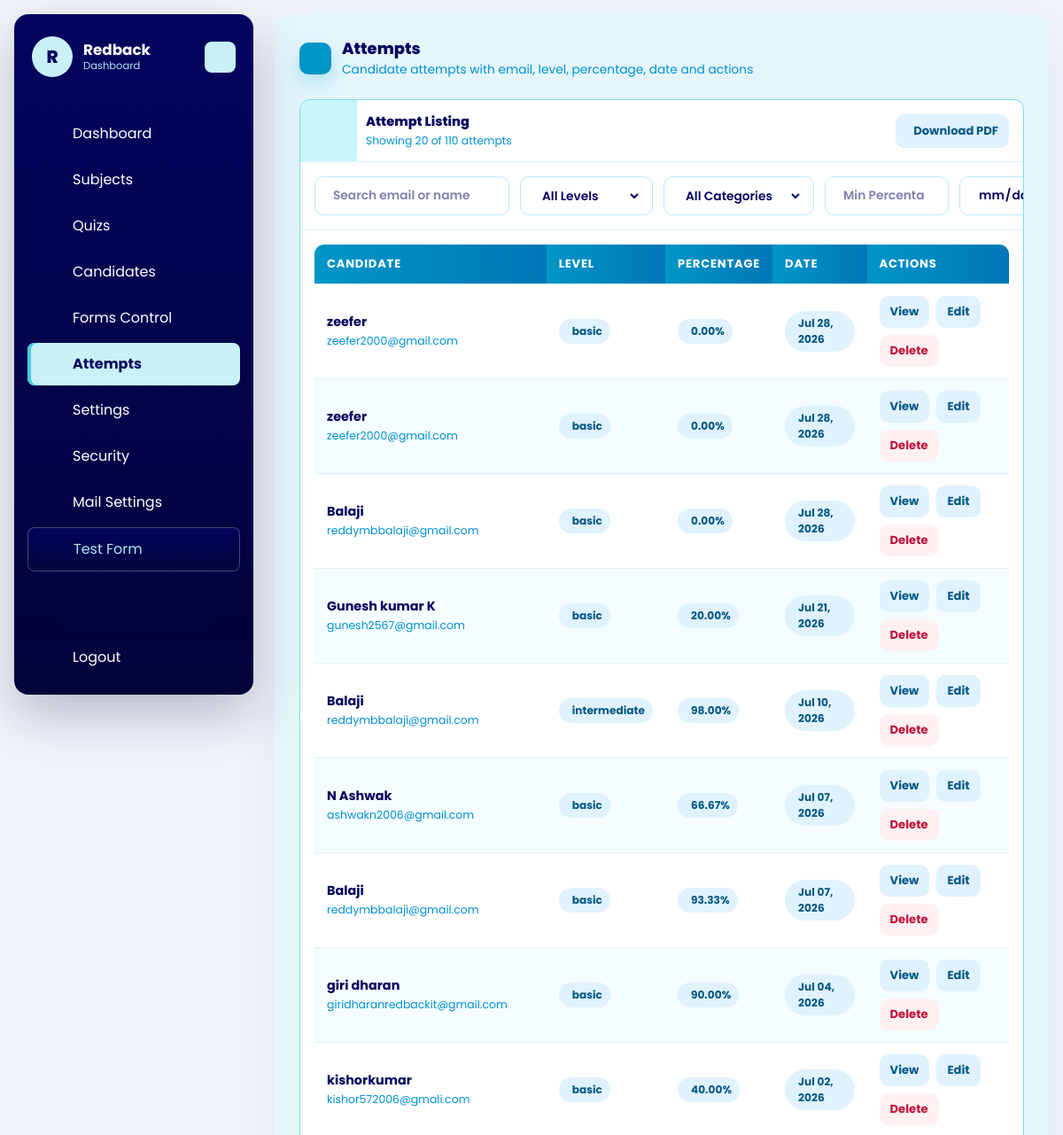
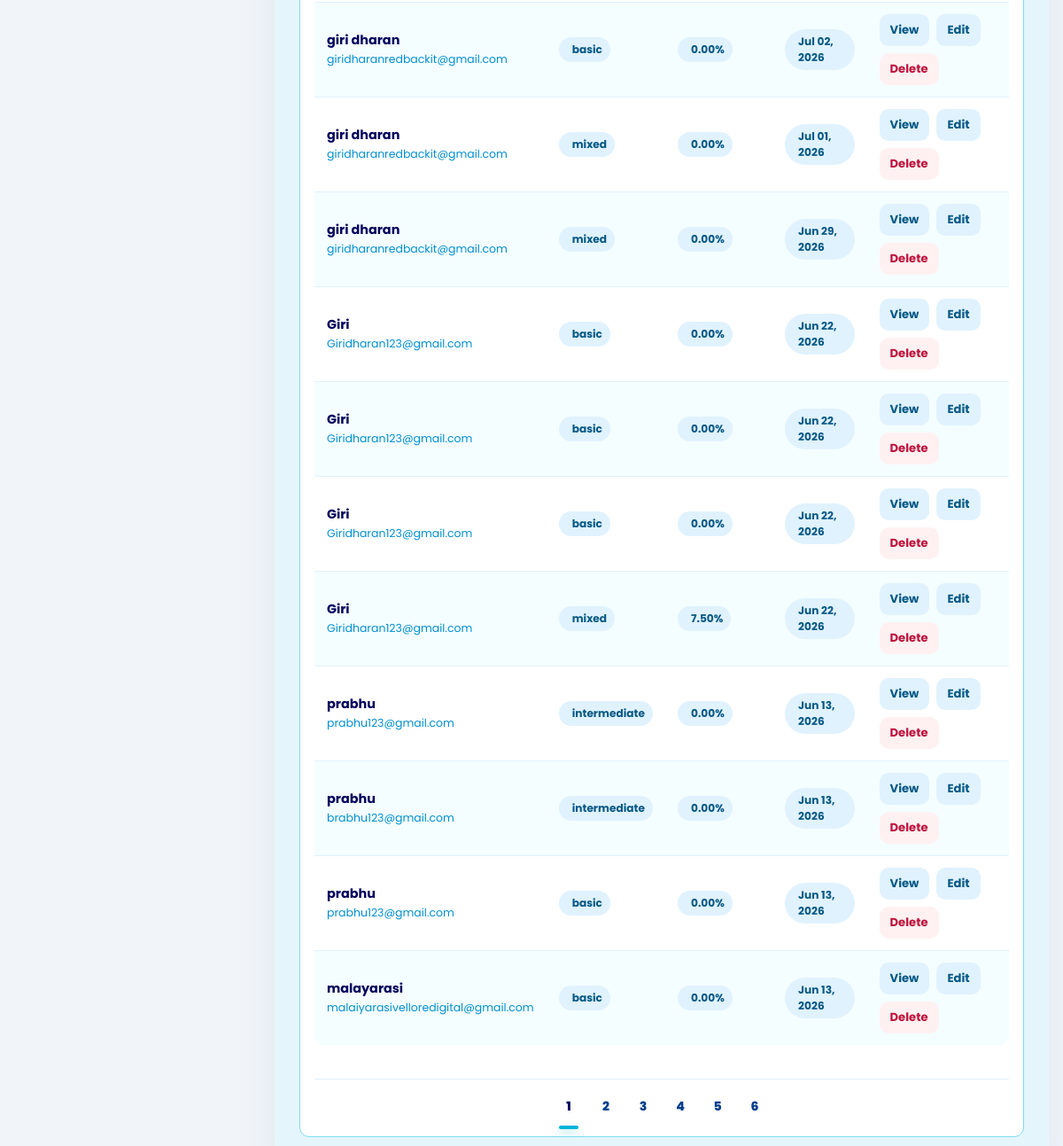
/dashboard/attempts/ (signed in), run on an earlier commit of the app's database (2 pictures, top to bottom).
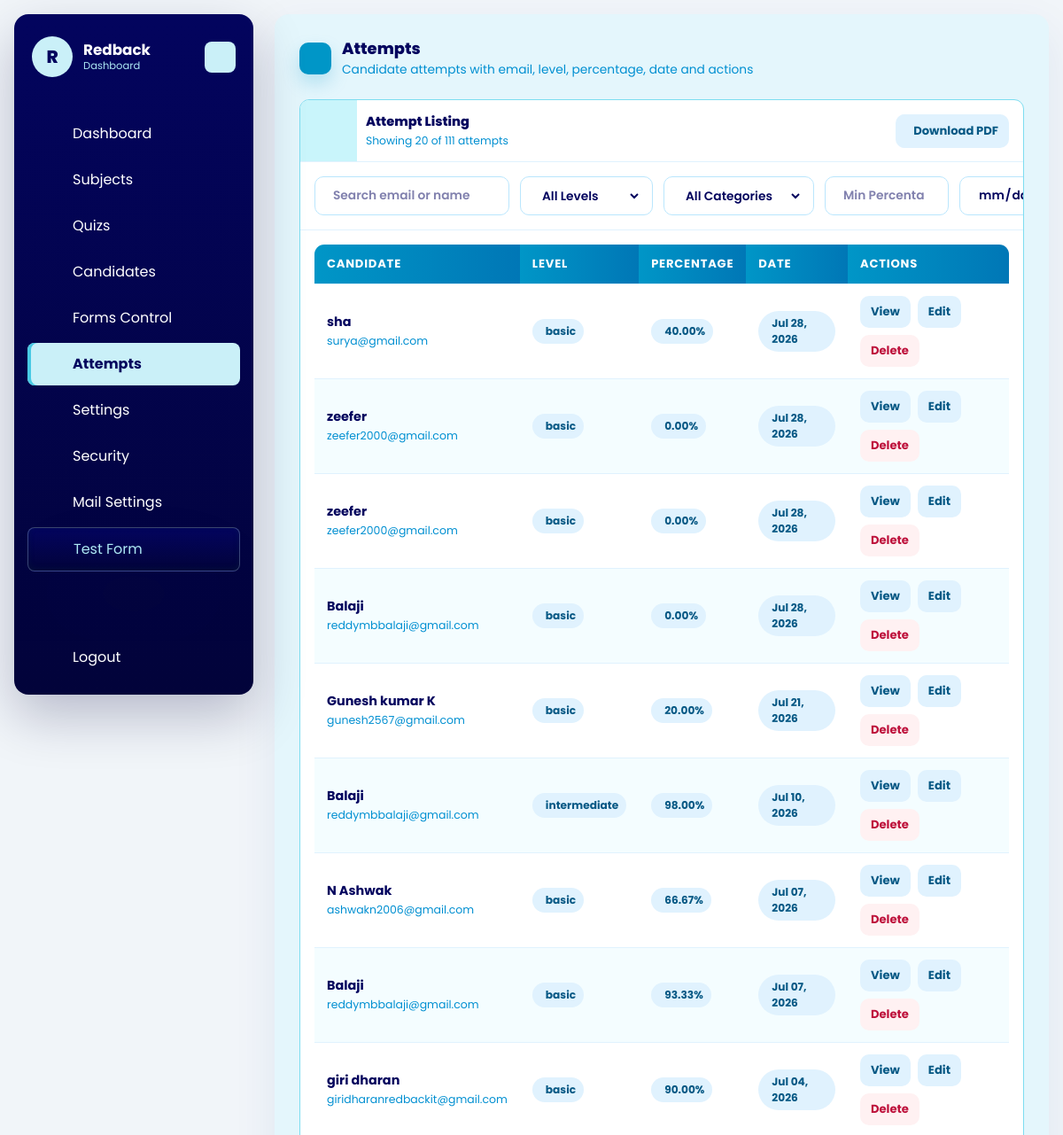
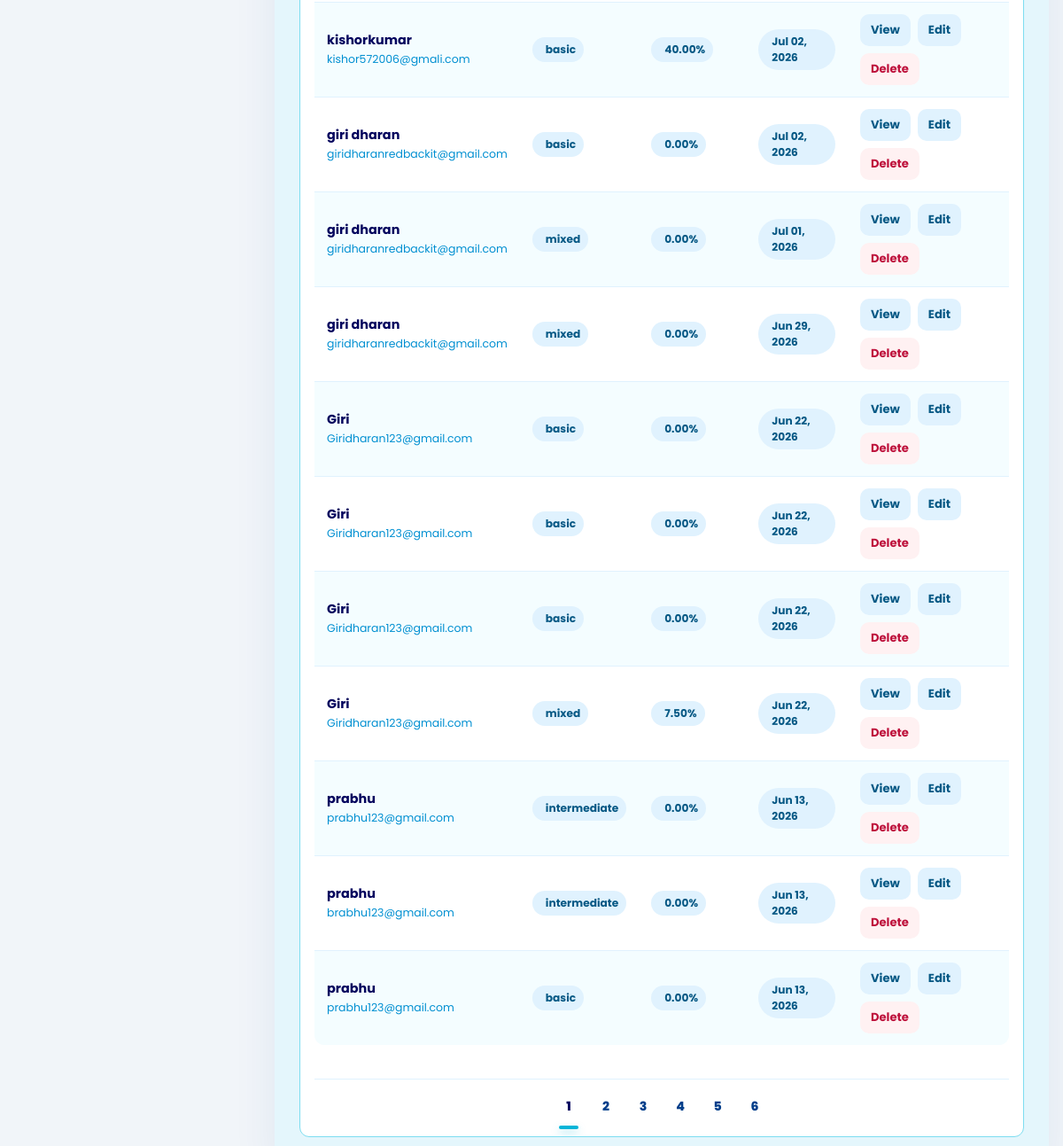
And on a later commit of the database (2 pictures, top to bottom).
### quiz/models.py (models this page shows, shortened)
class CandidateTestAttempt(models.Model):
    SESSION_SINGLE = 'single'
    SESSION_MULTI = 'multi'
    TEST_CATEGORY_INTERVIEW = 'interview_qizze'
    TEST_CATEGORY_ACADEMY = 'academy_mock'
    TEST_CATEGORY_INTERNSHIP = 'internship_mock'
    TEST_CATEGORY_GENERAL = 'general_mock'
    SESSION_CHOICES = [
        (SESSION_SINGLE, 'Single'),
        (SESSION_MULTI, 'Multi'),
    ]
    TEST_CATEGORY_CHOICES = [
        (TEST_CATEGORY_INTERVIEW, 'Interview Qizze'),
        (TEST_CATEGORY_ACADEMY, 'Academy Mock'),
        (TEST_CATEGORY_INTERNSHIP, 'Internship Mock'),
        (TEST_CATEGORY_GENERAL, 'General Mock'),
    ]
    candidate = models.ForeignKey(Candidate, on_delete=models.CASCADE, related_name='attempts')
    company = models.ForeignKey(Company, on_delete=models.CASCADE, related_name='attempts')
    public_slug = models.CharField(max_length=190, unique=True, blank=True, db_index=True)
    session_type = models.CharField(max_length=10, choices=SESSION_CHOICES)
    test_category = models.CharField(
        max_length=30,
        choices=TEST_CATEGORY_CHOICES,
        default=TEST_CATEGORY_GENERAL,
    )
    level = models.CharField(max_length=20)
    question_count = models.PositiveIntegerField()
    duration_minutes = models.PositiveIntegerField()
    selected_subjects = models.JSONField(default=list, blank=True)
    selected_sub_titles = models.JSONField(default=list, blank=True)
    candidate_details_json = models.JSONField(default=dict, blank=True)
    answers_json = models.JSONField(default=list, blank=True)
    correct_count = models.PositiveIntegerField(default=0)
    wrong_count = models.PositiveIntegerField(default=0)
    percentage = models.DecimalField(max_digits=5, decimal_places=2, default=0)
    started_at = models.DateTimeField(blank=True, null=True)
    submitted_at = models.DateTimeField(blank=True, null=True)
    is_submitted = models.BooleanField(default=False)
    is_paused = models.BooleanField(default=False)
    paused_at = models.DateTimeField(blank=True, null=True)
    total_paused_seconds = models.PositiveIntegerField(default=0)
    full_screen_lock_enabled = models.BooleanField(default=False)
    pause_lock_enabled = models.BooleanField(default=False)
    tab_switch_guard_enabled = models.BooleanField(default=False)
    copy_paste_block_enabled = models.BooleanField(default=False)
    right_click_disable_enabled = models.BooleanField(default=False)
    max_violation_warnings = models.PositiveIntegerField(default=3)
    tab_switch_count = models.PositiveIntegerField(default=0)
    warning_count = models.PositiveIntegerField(default=0)
    last_violation_at = models.DateTimeField(blank=True, null=True)
    violation_log_json = models.JSONField(default=list, blank=True)
    test_link_email_sent_at = models.DateTimeField(blank=True, null=True)
    created_at = models.DateTimeField(auto_now_add=True)
    class Meta:
        ordering = ['-created_at']

class Candidate(models.Model):
    name = models.CharField(max_length=150)
    email = models.EmailField()
    designation_tech = models.CharField(max_length=150)
    created_at = models.DateTimeField(auto_now_add=True)
    class Meta:
        ordering = ['name']

### dashboard/views.py (the view)
# urls.py: path('attempts/', views.attempt_list, name='attempt_list'),
@company_login_required
def attempt_list(request):
    queryset = (
        CandidateTestAttempt.objects.filter(company=request.company)
        .select_related('candidate', 'company')
        .order_by('-created_at')
    )
    search_query = request.GET.get('q', '').strip()
    if search_query:
        queryset = queryset.filter(
            Q(candidate__name__icontains=search_query) |
            Q(candidate__email__icontains=search_query)
        )
    level_filter = request.GET.get('level', '').strip()
    if level_filter and level_filter != 'all':
        if level_filter in ['experienced', 'experience']:
            queryset = queryset.filter(level__in=['experienced', 'experience'])
        else:
            queryset = queryset.filter(level__iexact=level_filter)
    test_category_filter = request.GET.get('test_category', 'all').strip()
    valid_categories = {value for value, _label in CandidateTestAttempt.TEST_CATEGORY_CHOICES}
    if test_category_filter != 'all':
        if test_category_filter in valid_categories:
            queryset = queryset.filter(test_category=test_category_filter)
        else:
            test_category_filter = 'all'
    percentage_str = request.GET.get('percentage', '').strip()
    min_percentage = None
    if percentage_str:
        try:
            min_percentage = float(percentage_str)
            queryset = queryset.filter(percentage__gte=min_percentage)
        except ValueError:
            pass
    date_str = request.GET.get('date', '').strip()
    if date_str:
        from django.utils.dateparse import parse_date
        parsed_date = parse_date(date_str)
        if parsed_date:
            queryset = queryset.filter(created_at__date=parsed_date)
    query_params = request.GET.copy()
    query_params.pop('page', None)
    querystring = query_params.urlencode()
    page_query_prefix = f'{querystring}&' if querystring else ''
    paginator = Paginator(queryset, 20)
    page_obj = paginator.get_page(request.GET.get('page'))
    page_numbers = paginator.get_elided_page_range(page_obj.number, on_each_side=2, on_ends=1)
    return render(
        request,
        'dashboard/attempt_list.html',
        {
            'title': 'Attempts',
            'objects': page_obj.object_list,
            'page_obj': page_obj,
            'page_numbers': page_numbers,
            'page_query_prefix': page_query_prefix,
            'total_attempt_count': queryset.count(),
            'search_query': search_query,
            'level_filter': level_filter,
            'test_category_choices': CandidateTestAttempt.TEST_CATEGORY_CHOICES,
            'test_category_filter': test_category_filter,
            'percentage_filter': percentage_str,
            'date_filter': date_str,
        },
    )

### dashboard/views.py (called while the page is built)
def get_logged_in_company(request):
    company_id = request.session.get('company_id')
    if not company_id:
        return None
    return Company.objects.filter(id=company_id, is_active=True).first()

def company_login_required(view_func):
    @wraps(view_func)
    def wrapper(request, *args, **kwargs):
        company = get_logged_in_company(request)
        if not company:
            return redirect(f"{reverse('dashboard:login')}?next={request.path}")
        request.company = company
        return view_func(request, *args, **kwargs)
    return wrapper

### templates/dashboard/attempt_list.html (shortened to what the changed rows need)
{% extends "base.html" %}
{% block content %}
<div id="dashboard-page-content">
<section class="quiz-shell">
    <div class="quiz-heading">
        <div class="quiz-heading-main">
            <div>
                <h1 class="quiz-title">Attempts</h1>
            </div>
        </div>
    </div>
    <div class="quiz-list-panel">
        <div class="quiz-list-head">
            <div class="quiz-card-body" style="padding-left:10px">
                <p class="quiz-list-title">Attempt Listing</p>
                <p class="quiz-list-text">Showing {{ page_obj.object_list|length }} of {{ total_attempt_count }} attempts</p>
            </div>
        </div>
        <div class="attempt-table-wrap">
            {% if objects %}
                <table class="attempt-table">
                    <thead>
                        <tr>
                            <th>Candidate</th>
                            <th>Level</th>
                            <th>Percentage</th>
                            <th>Date</th>
                            <th>Actions</th>
                        </tr>
                    </thead>
                    <tbody>
                        {% for object in objects %}
                            <tr style="cursor:pointer;" onclick="window.location='{% url 'dashboard:attempt_detail' object.pk %}'">
                                <td>
                                    <strong>{{ object.candidate.name }}</strong>
                                    <div style="font-size: .78rem; color: #008fd1; margin-top: 2px;">{{ object.candidate.email }}</div>
                                </td>
                                <td><span class="attempt-pill"><iconify-icon icon="mdi:signal-cellular-3"></iconify-icon>{{ object.level }}</span></td>
                                <td><span class="attempt-pill"><iconify-icon icon="mdi:percent-outline"></iconify-icon>{{ object.percentage }}%</span></td>
                                <td><span class="attempt-pill"><iconify-icon icon="mdi:calendar-range"></iconify-icon>{{ object.created_at|date:"M d, Y" }}</span></td>
                                <td>
                                    <div class="attempt-actions" onclick="event.stopPropagation();">
                                        <a href="{% url 'dashboard:attempt_detail' object.pk %}" class="attempt-btn secondary">View</a>
                                        <a href="{% url 'dashboard:attempt_update' object.pk %}" class="attempt-btn secondary">Edit</a>
                                        <a href="{% url 'dashboard:attempt_delete' object.pk %}" class="attempt-btn danger">Delete</a>
                                    </div>
                                </td>
                            </tr>
                        {% endfor %}
                    </tbody>
                </table>
            {% else %}
                <div class="attempt-empty">No attempts found.</div>
            {% endif %}
        </div>
        {% if page_obj.has_other_pages %}
            <div class="quiz-pagination">
                {% if page_obj.has_previous %}
                    <a class="quiz-page-link" href="?{{ page_query_prefix }}page=1" aria-label="First page"><iconify-icon icon="mdi:chevron-double-left"></iconify-icon></a>
                    <a class="quiz-page-link" href="?{{ page_query_prefix }}page={{ page_obj.previous_page_number }}" aria-label="Previous page"><iconify-icon icon="mdi:chevron-left"></iconify-icon></a>
                {% else %}
                    <span class="quiz-page-link is-disabled"><iconify-icon icon="mdi:chevron-double-left"></iconify-icon></span>
                    <span class="quiz-page-link is-disabled"><iconify-icon icon="mdi:chevron-left"></iconify-icon></span>
                {% endif %}
                {% for page_number in page_numbers %}
                    {% if page_number == page_obj.paginator.ELLIPSIS %}
                        <span class=\"quiz-page-ellipsis\">{{ page_number }}</span>
                    {% elif page_number == page_obj.number %}
                        <span class="quiz-page-link is-active" aria-current="page">{{ page_number }}</span>
                    {% else %}
                        <a class="quiz-page-link" href="?{{ page_query_prefix }}page={{ page_number }}">{{ page_number }}</a>
                    {% endif %}
                {% endfor %}
                {% if page_obj.has_next %}
                    <a class="quiz-page-link" href="?{{ page_query_prefix }}page={{ page_obj.next_page_number }}" aria-label="Next page"><iconify-icon icon="mdi:chevron-right"></iconify-icon></a>
                    <a class="quiz-page-link" href="?{{ page_query_prefix }}page={{ page_obj.paginator.num_pages }}" aria-label="Last page"><iconify-icon icon="mdi:chevron-double-right"></iconify-icon></a>
                {% else %}
                    <span class="quiz-page-link is-disabled"><iconify-icon icon="mdi:chevron-right"></iconify-icon></span>
                    <span class="quiz-page-link is-disabled"><iconify-icon icon="mdi:chevron-double-right"></iconify-icon></span>
                {% endif %}
            </div>
        {% endif %}
    </div>
</section>
</div>
{% endblock %}

What changed in the data, as far as the page shows it:
no longer on this page (row unchanged): CandidateTestAttempt: candidate.name "malayarasi", candidate.email "malaiyarasivelloredigital@gmail.com", level "basic", percentage "0.00", created_at "Jun 13, 2026"
added CandidateTestAttempt: candidate.name "sha", candidate.email "surya@gmail.com", level "basic", percentage "40.00", created_at "Jul 28, 2026"
Also different on the page:
{{ total_attempt_count }}: "110" → "111"
